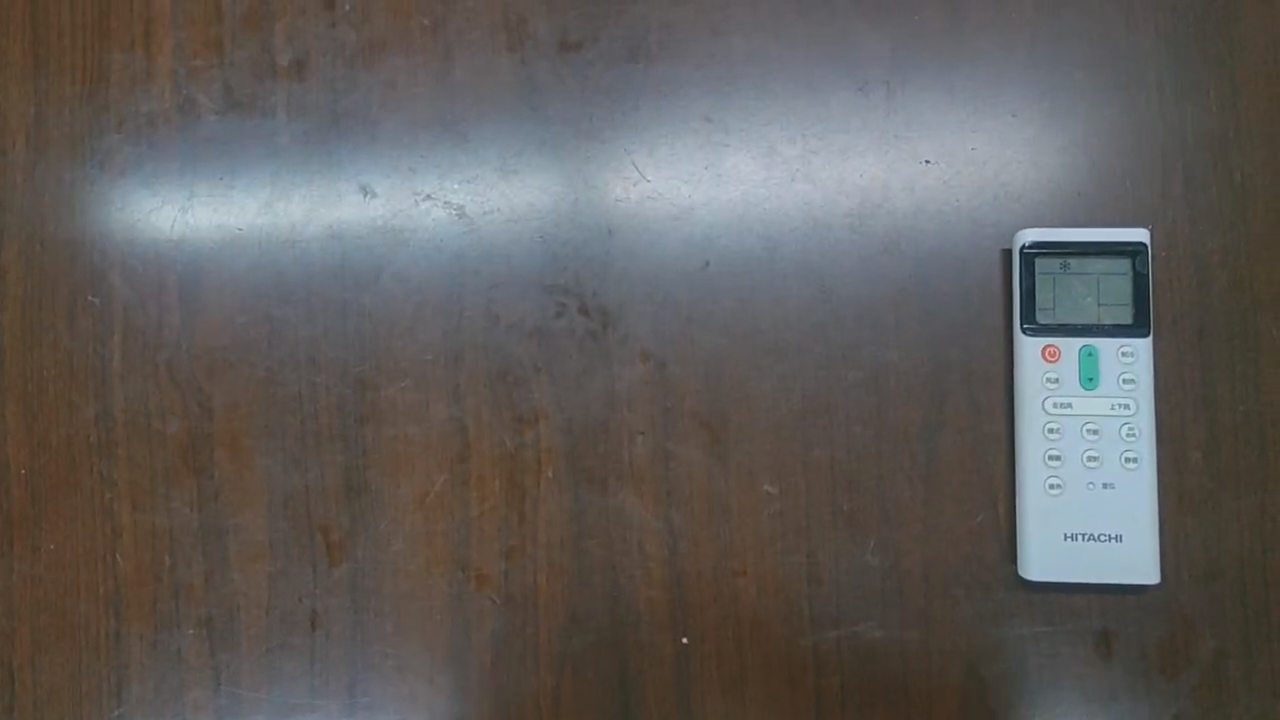
#> input picture frame 19 of video/trace.mp4, 1280 x 720 px, given in place of DOG.wmv, which was not available
$ python meanshift.py
#> lines starting #> are read from the running program, lines starting #| are printed output that depends on the picture; pictures that were not available may be replaced by others from this repository, and a replacement may not be noted
import cv2
import numpy as np

# 1.读取视频文件
cap = cv2.VideoCapture("../img/DOG.wmv")
# cap = cv2.VideoCapture("./trace.mp4")
# 2.指定追踪目标 （行，高，列，宽）
ret, frame = cap.read()
#> frame is the input picture: shape (720, 1280, 3); mean B, G, R 91.8, 93.8, 97
# r, h, c, w = 115, 340, 1100, 200
r, h, c, w = 197, 140, 0, 200
win = [c, r, w, h]
roi = frame[r:r + h, c:c + w]
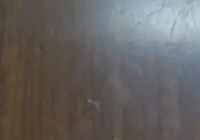
#> roi: shape (140, 200, 3); mean B, G, R 97.7, 99.4, 102

# 3.计算直方图
hsv_roi = cv2.cvtColor(roi, cv2.COLOR_BGR2HSV)
#> hsv_roi: shape (140, 200, 3); mean H, S, V 59.7, 43.9, 108.6
roi_hist = cv2.calcHist([hsv_roi], [0], None, [180], [0, 180])
#> roi_hist = 180 values, max 2092 at index 15, min 0 at index 1, mean 155.6
cv2.normalize(roi_hist, roi_hist, 0, 255, cv2.NORM_MINMAX)

# 4.目标追踪
term = (cv2.TERM_CRITERIA_EPS | cv2.TERM_CRITERIA_COUNT, 10, 1)

while (True):
    ret, frame = cap.read()
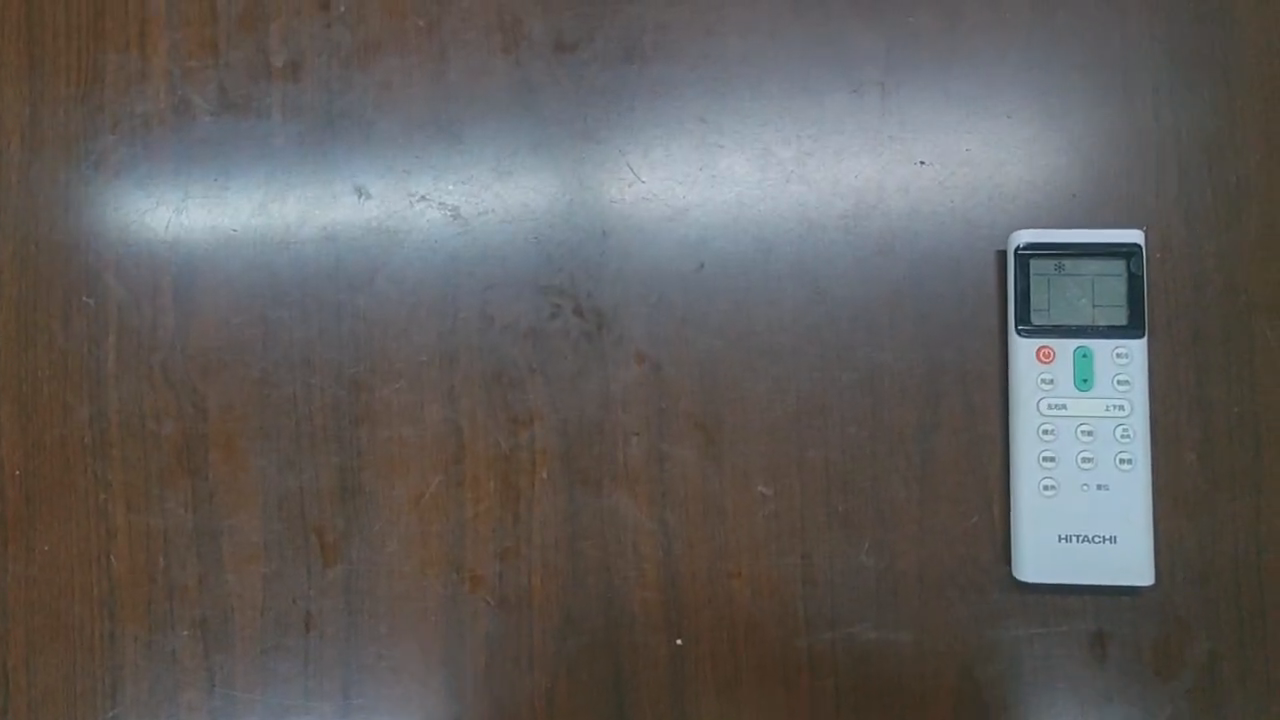
#> input picture frame 20 of video/trace.mp4, 1280 x 720 px, given in place of DOG.wmv, which was not available
#> frame is the input picture: shape (720, 1280, 3); mean B, G, R 92.4, 94.2, 97.2
    # 计算直方图的反省投影
    if ret == True:
        hst = cv2.cvtColor(frame, cv2.COLOR_BGR2HSV)
#> hst: shape (720, 1280, 3); mean H, S, V 55.4, 50.4, 104.4
        dst = cv2.calcBackProject([hst], [0], roi_hist, [0, 180], 1)
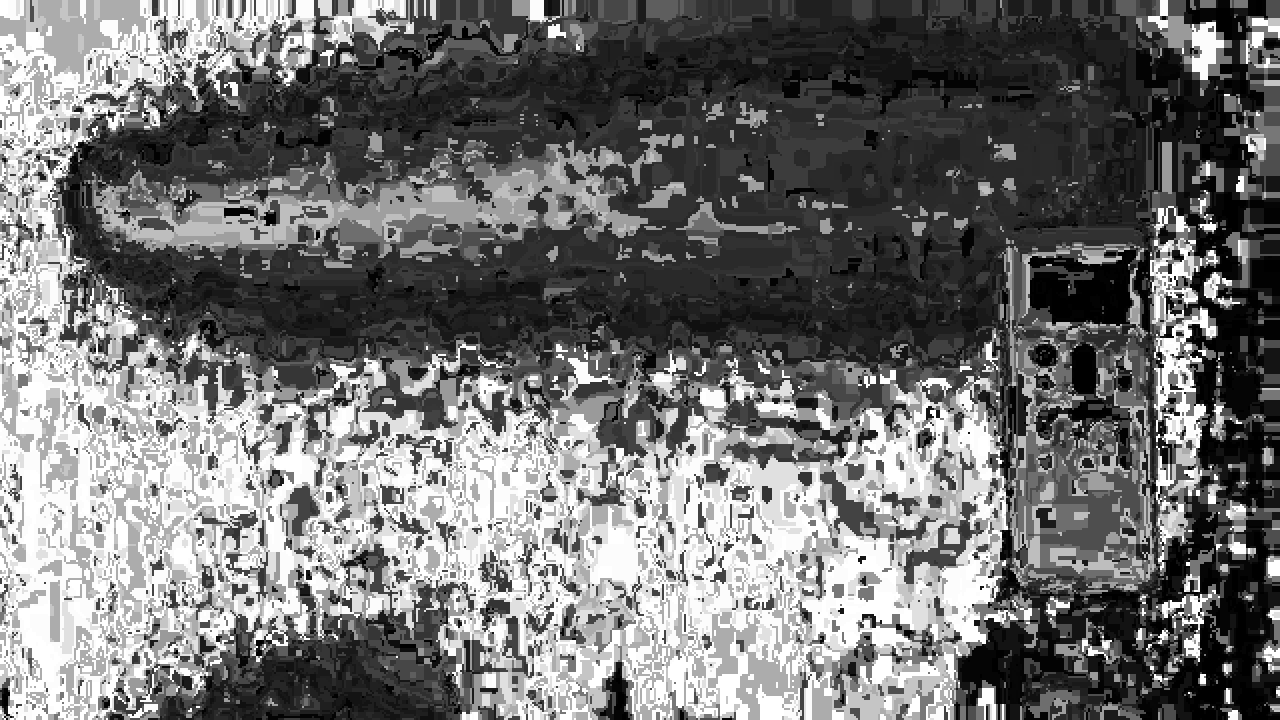
#> dst: shape (720, 1280); min 0, max 255, mean 113
        ret, win = cv2.meanShift(dst, win, term)
#> ret = 0; win = (0, 197, 200, 140)

        x, y, w, h = win
#> x = 0; y = 197; w = 200; h = 140
        img2 = cv2.rectangle(frame, (x, y), (x+w, y+h), 255, 2)
        # [6 lines of commented-out code are left out]

        cv2.imshow("frame", img2)

        if cv2.waitKey(60) & ord("q") == 0xFF:
#> (key q is pressed here)
            break
    else:
        break
# 5.释放资源
cap.release()

cv2.destroyAllWindows()

$ run again, starting later in the video
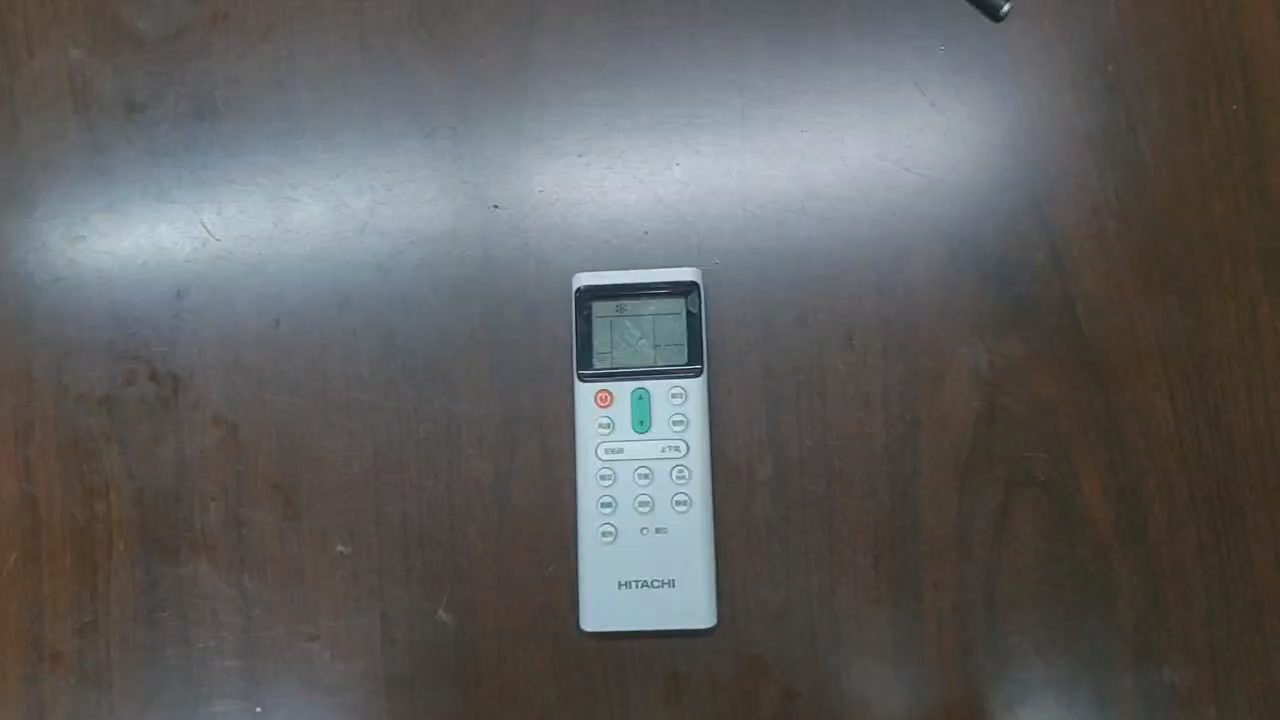
#> input picture frame 88 of video/trace.mp4, 1280 x 720 px, given in place of DOG.wmv, which was not available
#> frame is the input picture: shape (720, 1280, 3); mean B, G, R 93.7, 94.4, 94.9
#> `roi = frame[r:r + h, c:c + w]`:
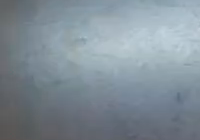
#> roi: shape (140, 200, 3); mean B, G, R 151, 141.7, 129
#> hsv_roi: shape (140, 200, 3); mean H, S, V 101.4, 36.7, 151
#> roi_hist = 180 values, max 4824 at index 100, min 0 at index 1, mean 155.6
#> hst: shape (720, 1280, 3); mean H, S, V 55.8, 46.7, 102.6
#> `dst = cv2.calcBackProject([hst], [0], roi_hist, [0, 180], 1)`:
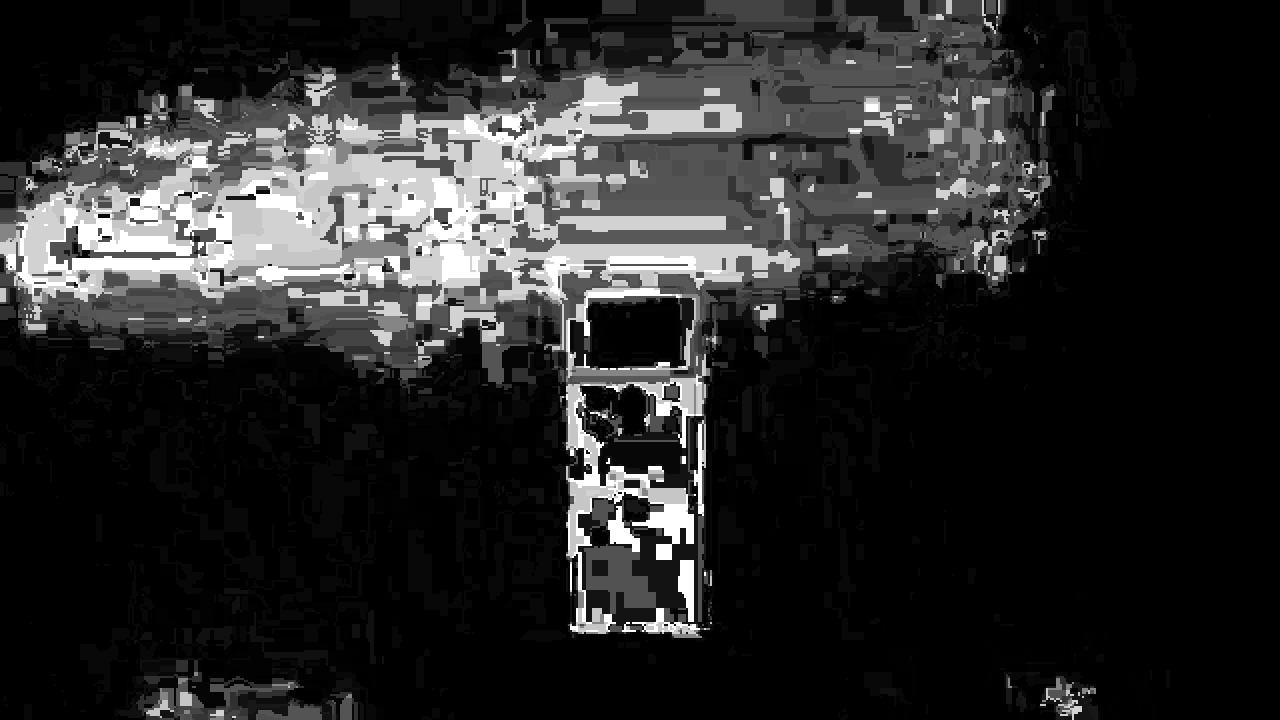
#> dst: shape (720, 1280); min 0, max 255, mean 41
#> ret = 10; win = (20, 169, 200, 140)
#> x = 20; y = 169; w = 200; h = 140

$ run again, starting later in the video
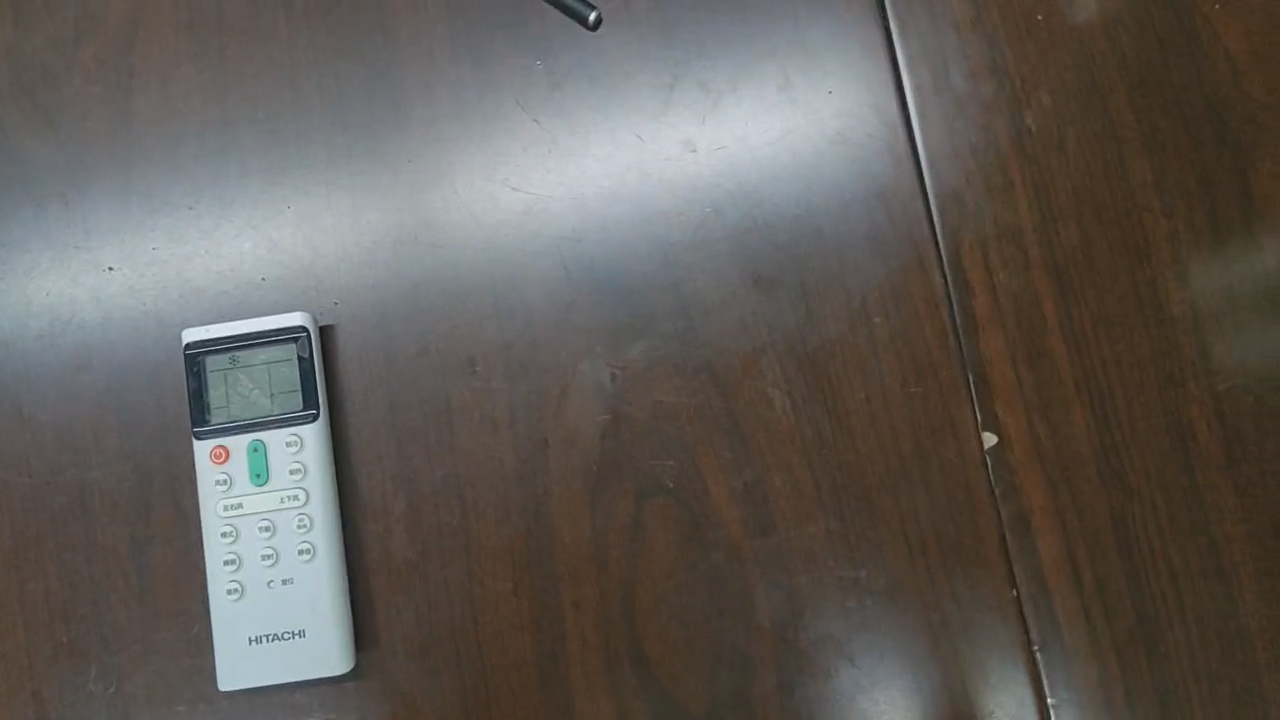
#> input picture frame 157 of video/trace.mp4, 1280 x 720 px, given in place of DOG.wmv, which was not available
#> frame is the input picture: shape (720, 1280, 3); mean B, G, R 88, 93, 97.9
#> `roi = frame[r:r + h, c:c + w]`:
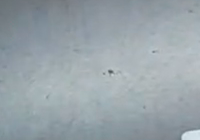
#> roi: shape (140, 200, 3); mean B, G, R 169.1, 163.3, 152.6
#> hsv_roi: shape (140, 200, 3); mean H, S, V 100.6, 25.3, 169.1
#> roi_hist = 180 values, max 4906 at index 103, min 0 at index 0, mean 155.6
#> hst: shape (720, 1280, 3); mean H, S, V 46.8, 57.3, 102.2
#> `dst = cv2.calcBackProject([hst], [0], roi_hist, [0, 180], 1)`:
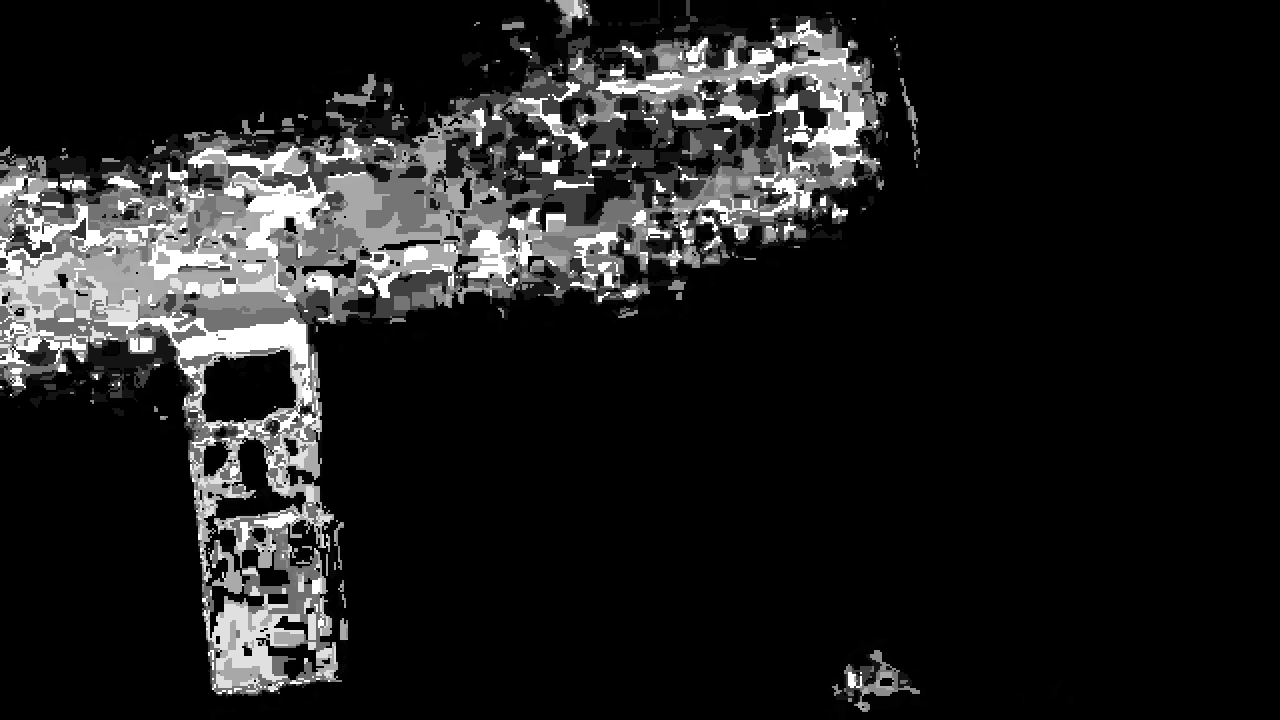
#> dst: shape (720, 1280); min 0, max 255, mean 30.8
#> ret = 10; win = (0, 208, 200, 140)
#> x = 0; y = 208; w = 200; h = 140
